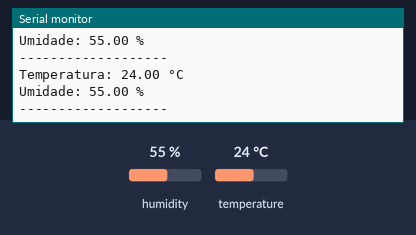
Simulated run of this sketch. Board: Arduino Uno, built with avr-gcc and run on an emulated ATmega328P. Shown: the last lines printed to the serial monitor. Inputs (shaded band) come from the test bench; at power-on: humidity 55 %, temperature 24 °C.

Above: at 2.8 s.
2.9 s: humidity set to 22 %
At 4.6 s:
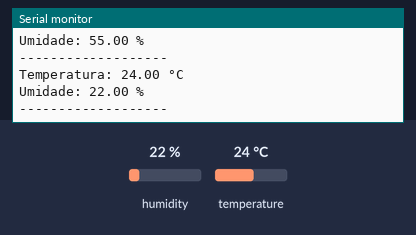
5.6 s: temperature set to 12 °C
At 7.0 s:
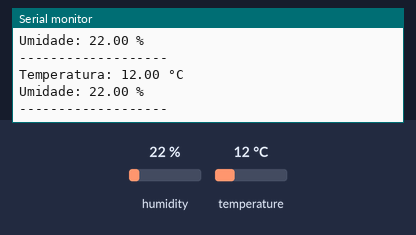
8.3 s: humidity set to 40 %
At 10.7 s:
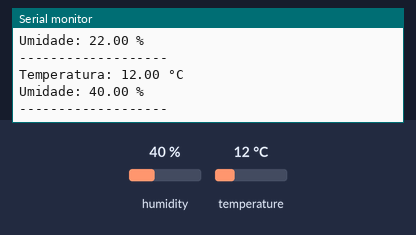
Timing chart, 0 to 12.2 s (numbered marks = the images above; inputs shaded):
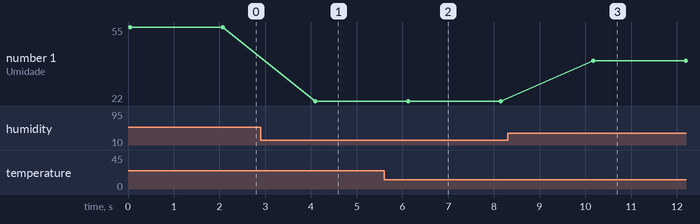

The sketch:

teste_dht11.ino
```cpp
#include <DHT.h>

#define DHTPIN 12        // Pino de dados
#define DHTTYPE DHT11   // Tipo do sensor

DHT dht(DHTPIN, DHTTYPE);

void setup() {
  Serial.begin(9600);
  dht.begin();
}

void loop() {

  float temperatura = dht.readTemperature();
  float umidade = dht.readHumidity();

  if (isnan(temperatura) || isnan(umidade)) {
    Serial.println("Erro ao ler o sensor DHT11!");
    delay(2000);
    return;
  }

  Serial.print("Temperatura: ");
  Serial.print(temperatura);
  Serial.println(" °C");

  Serial.print("Umidade: ");
  Serial.print(umidade);
  Serial.println(" %");

  Serial.println("-------------------");

  delay(2000);
}
```

Measured:
- after the input at 2.9 s, the serial monitor: prints a new line after 1.2 s (image 1)
- after the input at 5.6 s, the serial monitor: prints a new line after 0.50 s (image 2)
- after the input at 8.3 s, the serial monitor: prints a new line after 1.9 s (image 3)
- plotted number 1: 55 → 22 after the input at 2.9 s, 22 → 40 after the input at 8.3 s
